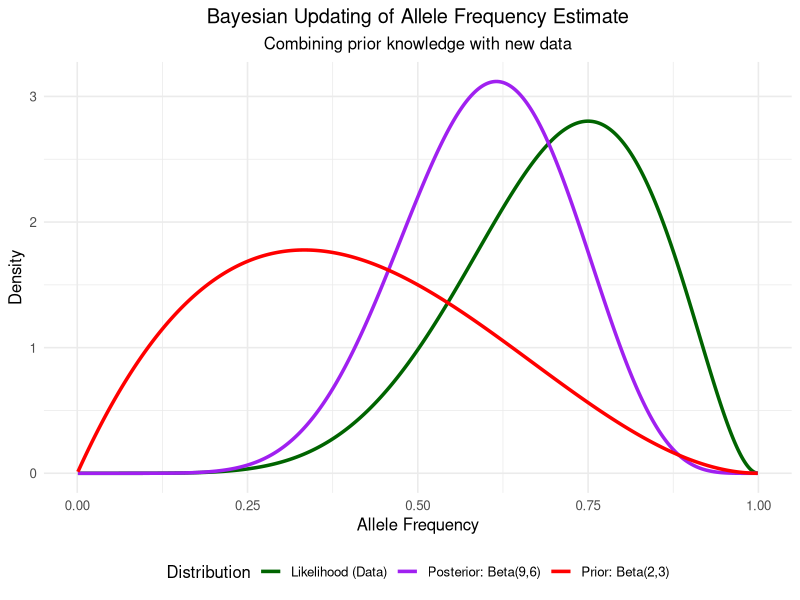
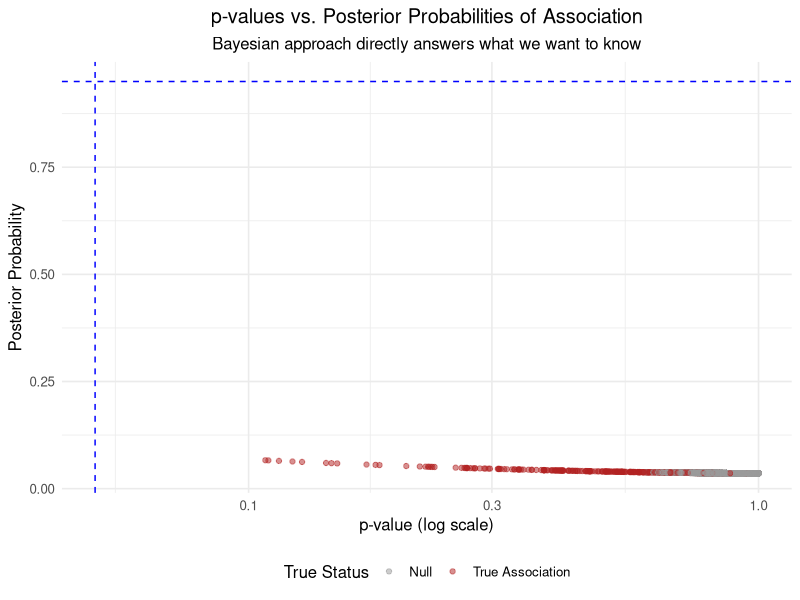
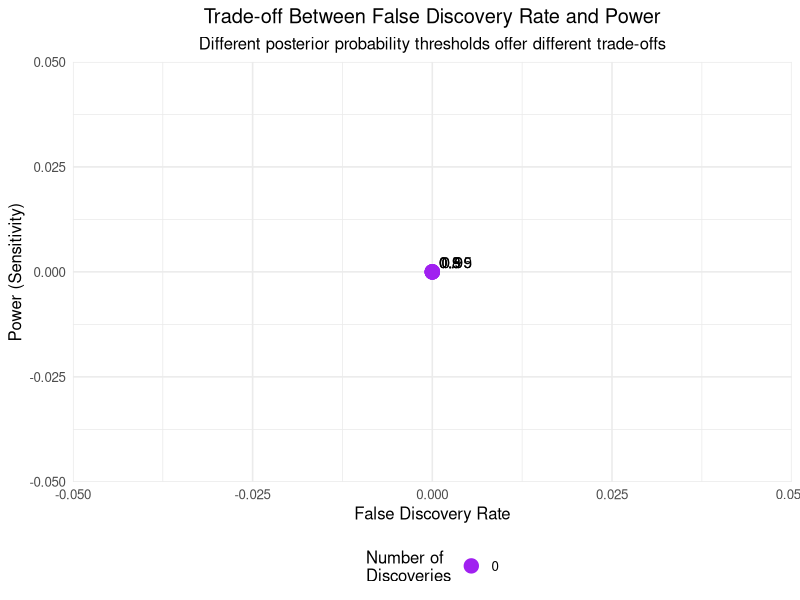
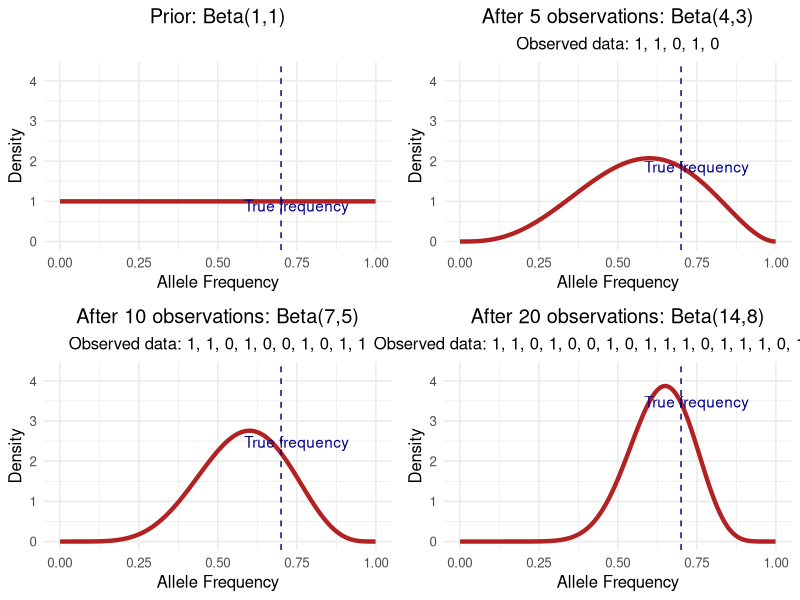
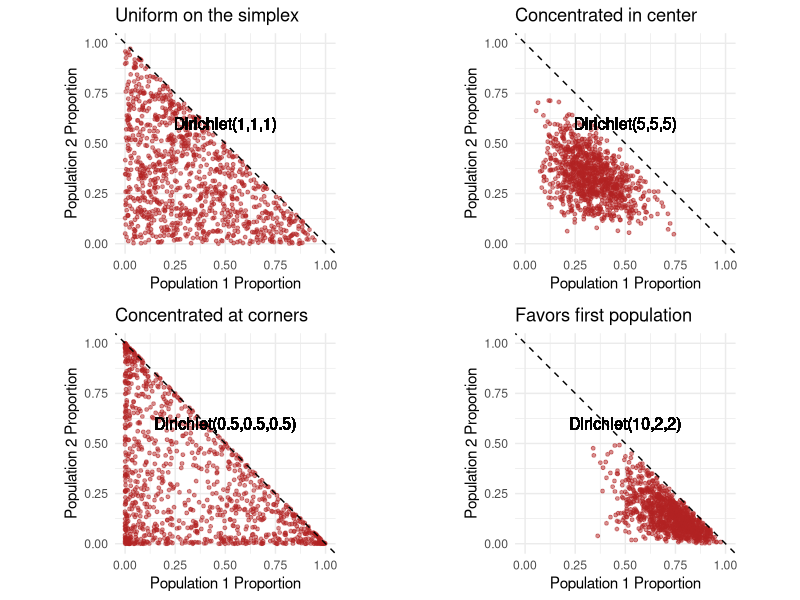
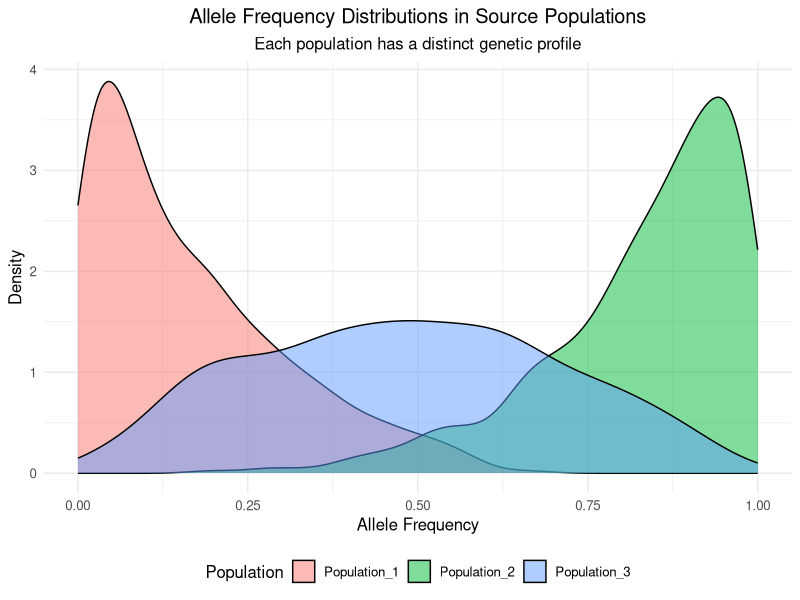
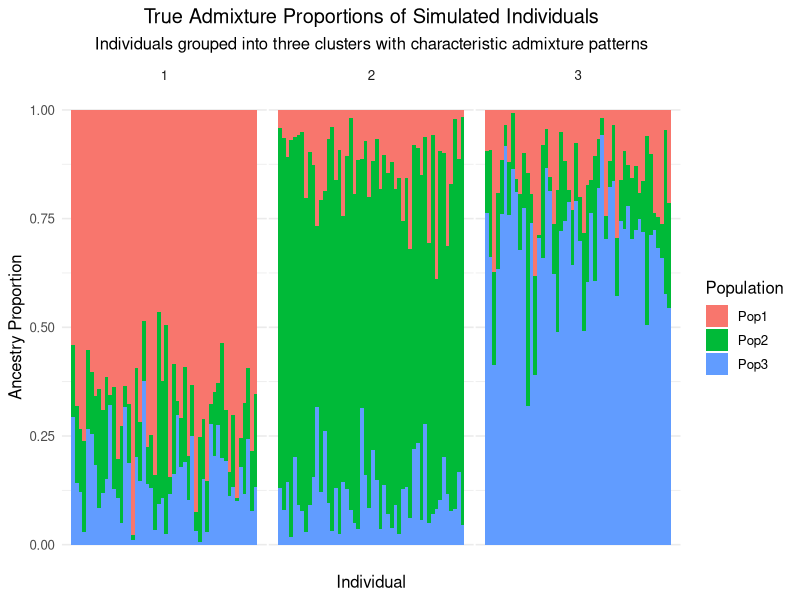
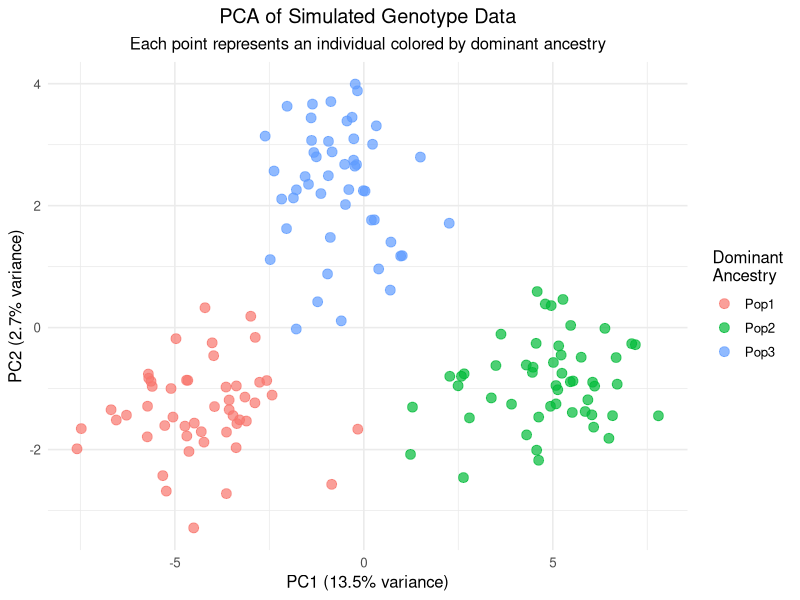

Write R code to recreate these figures, in order.
## ---- chunk 1
# Load necessary packages
library(tidyverse)
library(ggplot2)
library(reshape2)
library(viridis)
library(gtools)     # For Dirichlet distribution
library(gridExtra)  # For arranging plots

# Set a clean theme for all plots
theme_set(theme_minimal(base_size = 12) + 
          theme(plot.title = element_text(hjust = 0.5),
                plot.subtitle = element_text(hjust = 0.5)))

# Set seed for reproducibility
set.seed(42)
## ---- chunk 2
# Create data for three distributions
x <- seq(0.001, 0.999, length = 1000)
prior <- data.frame(x = x, y = dbeta(x, 2, 3), Distribution = "Prior: Beta(2,3)")
likelihood <- data.frame(x = x, y = dbeta(x, 7, 3), Distribution = "Likelihood (Data)")
posterior <- data.frame(x = x, y = dbeta(x, 9, 6), Distribution = "Posterior: Beta(9,6)")

# Combine data
all_distributions <- rbind(prior, likelihood, posterior)

# Plot all three distributions
ggplot(all_distributions, aes(x = x, y = y, color = Distribution)) +
  geom_line(size = 1.2) +
  scale_color_manual(values = c("darkgreen", "purple", "red")) +
  labs(title = "Bayesian Updating of Allele Frequency Estimate",
       subtitle = "Combining prior knowledge with new data",
       x = "Allele Frequency", 
       y = "Density") +
  theme(legend.position = "bottom")
## ---- chunk 3
# Simulation parameters
n_loci <- 10000     # Number of genetic loci tested
prop_true <- 0.05   # Proportion of truly associated loci
sample_size <- 100  # Number of samples

# Generate true status for each locus
true_status <- runif(n_loci) < prop_true
n_true <- sum(true_status)

# Generate effect sizes for true loci
true_effects <- rnorm(n_loci, 0, 0.1)
true_effects[true_status] <- rnorm(n_true, 0, 0.5)  # Larger effects for true associations

# Generate test statistics and p-values
z_scores <- true_effects + rnorm(n_loci, 0, 1/sqrt(sample_size))
p_values <- 2 * pnorm(-abs(z_scores))  # Two-sided p-values

# Function to calculate Bayes Factors from z-scores
z_to_bf <- function(z, prior_width = 1) {
  sqrt(1/(prior_width^2 + 1)) * exp(0.5 * z^2 * (prior_width^2/(prior_width^2 + 1)))
}

# Calculate Bayes Factors
bayes_factors <- z_to_bf(z_scores)

# Convert to posterior probabilities
post_prob <- (bayes_factors * prop_true) / 
             (bayes_factors * prop_true + (1 - prop_true))

# Create comparison data frame
comparison_df <- data.frame(
  true_status = true_status,
  p_value = p_values,
  post_prob = post_prob,
  z_score = z_scores
)

# Plot p-values vs posterior probabilities
ggplot(comparison_df, aes(x = p_value, y = post_prob, color = true_status)) +
  geom_point(alpha = 0.5) +
  scale_x_log10() +  # Log scale for p-values
  scale_color_manual(values = c("gray60", "firebrick"), 
                    labels = c("Null", "True Association")) +
  geom_hline(yintercept = 0.95, linetype = "dashed", color = "blue") +
  geom_vline(xintercept = 0.05, linetype = "dashed", color = "blue") +
  labs(title = "p-values vs. Posterior Probabilities of Association",
       subtitle = "Bayesian approach directly answers what we want to know",
       x = "p-value (log scale)", 
       y = "Posterior Probability",
       color = "True Status") +
  theme(legend.position = "bottom")
## ---- chunk 4
# Define different decision thresholds for posterior probability
thresholds <- c(0.5, 0.8, 0.9, 0.95, 0.99)

# Calculate metrics for each threshold
decision_metrics <- lapply(thresholds, function(thresh) {
  decisions <- post_prob > thresh
  tp <- sum(decisions & true_status)
  fp <- sum(decisions & !true_status)
  fn <- sum(!decisions & true_status)
  tn <- sum(!decisions & !true_status)
  
  data.frame(
    Threshold = thresh,
    Discoveries = sum(decisions),
    TruePositives = tp,
    FalsePositives = fp,
    FDR = ifelse(sum(decisions) > 0, fp/sum(decisions), 0),
    Power = tp/sum(true_status)
  )
})

decision_df <- do.call(rbind, decision_metrics)

# Plot trade-off between false discovery rate and power
ggplot(decision_df, aes(x = FDR, y = Power)) +
  geom_path(size = 1.2, color = "purple") +
  geom_point(aes(size = Discoveries), color = "purple") +
  geom_text(aes(label = Threshold), hjust = -0.3, vjust = -0.3) +
  labs(title = "Trade-off Between False Discovery Rate and Power",
       subtitle = "Different posterior probability thresholds offer different trade-offs",
       x = "False Discovery Rate", 
       y = "Power (Sensitivity)",
       size = "Number of\nDiscoveries") +
  theme(legend.position = "bottom")
## ---- chunk 5
# Create a simple visual of beta updating
make_beta_frame <- function(prior_alpha, prior_beta, data_vec, subset_steps) {
  result <- NULL
  current_alpha <- prior_alpha
  current_beta <- prior_beta
  
  # Start with just the prior
  df <- data.frame(
    x = seq(0.001, 0.999, length = 500),
    y = dbeta(seq(0.001, 0.999, length = 500), current_alpha, current_beta),
    step = 0,
    alpha = current_alpha,
    beta = current_beta,
    data_point = NA,
    label = paste0("Prior: Beta(", current_alpha, ",", current_beta, ")")
  )
  result <- df
  
  # Add each data point one at a time
  for(i in seq_along(data_vec)) {
    # Update parameters
    if(data_vec[i] == 1) {
      current_alpha <- current_alpha + 1
    } else {
      current_beta <- current_beta + 1
    }
    
    if(i %in% subset_steps) {
      df <- data.frame(
        x = seq(0.001, 0.999, length = 500),
        y = dbeta(seq(0.001, 0.999, length = 500), current_alpha, current_beta),
        step = i,
        alpha = current_alpha,
        beta = current_beta,
        data_point = data_vec[i],
        label = paste0("After ", i, " observations: Beta(", current_alpha, ",", current_beta, ")")
      )
      result <- rbind(result, df)
    }
  }
  
  return(result)
}

# Generate some data (biased coin flips - like alleles in a population)
true_freq <- 0.7
n_samples <- 20
data_vec <- rbinom(n_samples, 1, true_freq)
subset_steps <- c(5, 10, 20)  # Only show these steps for clarity

# Create our animation data frame
animation_df <- make_beta_frame(1, 1, data_vec, subset_steps)

# Plot the frames in a grid
plot_frames <- lapply(c(0, subset_steps), function(step) {
  subset_df <- animation_df[animation_df$step == step, ]
  
  ggplot(subset_df, aes(x = x, y = y)) +
    geom_line(size = 1.5, color = "firebrick") +
    labs(title = subset_df$label[1],
         subtitle = if(step > 0) {
                      paste0("Observed data: ", 
                            paste(data_vec[1:step], collapse = ", "))
                    } else {""},
         x = "Allele Frequency", 
         y = "Density") +
    geom_vline(xintercept = true_freq, linetype = "dashed", color = "darkblue") +
    annotate("text", x = true_freq + 0.05, y = max(subset_df$y) * 0.9, 
             label = "True frequency", color = "darkblue") +
    xlim(0, 1) + ylim(0, max(animation_df$y) * 1.1)
})

# Display plots in a grid
gridExtra::grid.arrange(grobs = plot_frames, ncol = 2)
## ---- chunk 6
# Function to plot Dirichlet samples in 2D (for 3 populations)
plot_dirichlet_samples <- function(alpha, n_samples = 1000, title = "Dirichlet Distribution") {
  samples <- rdirichlet(n_samples, alpha)
  
  # Create a data frame for ggplot
  df <- data.frame(
    Pop1 = samples[, 1],
    Pop2 = samples[, 2],
    Pop3 = samples[, 3]
  )
  
  # Create a 2D plot (using first two dimensions)
  # The third dimension is implied since Pop1 + Pop2 + Pop3 = 1
  p <- ggplot(df, aes(x = Pop1, y = Pop2)) +
    geom_point(alpha = 0.5, color = "firebrick", size = 1) +
    # Add contour to show the constraint (Pop1 + Pop2 <= 1)
    geom_abline(intercept = 1, slope = -1, linetype = "dashed") +
    geom_text(aes(x = 0.5, y = 0.6), 
              label = paste0("Dirichlet", "(", paste(alpha, collapse = ","), ")"),
              size = 4) +
    labs(title = title,
         x = "Population 1 Proportion", 
         y = "Population 2 Proportion") +
    coord_equal() +  # Equal aspect ratio
    xlim(0, 1) + 
    ylim(0, 1) +
    theme_minimal()
  
  return(p)
}

# Visualize different Dirichlet distributions
p1 <- plot_dirichlet_samples(c(1, 1, 1), title = "Uniform on the simplex")
p2 <- plot_dirichlet_samples(c(5, 5, 5), title = "Concentrated in center")
p3 <- plot_dirichlet_samples(c(0.5, 0.5, 0.5), title = "Concentrated at corners")
p4 <- plot_dirichlet_samples(c(10, 2, 2), title = "Favors first population")

# Display the plots
gridExtra::grid.arrange(p1, p2, p3, p4, ncol = 2)
## ---- chunk 7
# Simulate data from a mixture of 3 populations
n_loci <- 500
n_pops <- 3
n_individuals <- 150  # Make divisible by 3

# Generate distinct allele frequencies for each source population
pop_allele_freqs <- matrix(0, nrow = n_pops, ncol = n_loci)
pop_allele_freqs[1,] <- rbeta(n_loci, 1, 5)    # Skewed toward low frequencies
pop_allele_freqs[2,] <- rbeta(n_loci, 5, 1)    # Skewed toward high frequencies
pop_allele_freqs[3,] <- rbeta(n_loci, 2, 2)    # Centered around 0.5

# Visualize the allele frequency distributions
pop_freqs_df <- as.data.frame(t(pop_allele_freqs))
names(pop_freqs_df) <- paste0("Population_", 1:n_pops)
pop_freqs_melt <- reshape2::melt(pop_freqs_df)

ggplot(pop_freqs_melt, aes(x = value, fill = variable)) +
  geom_density(alpha = 0.5) +
  scale_fill_discrete() +
  labs(title = "Allele Frequency Distributions in Source Populations",
       subtitle = "Each population has a distinct genetic profile",
       x = "Allele Frequency", y = "Density",
       fill = "Population") +
  theme(legend.position = "bottom")
## ---- chunk 8
# Generate admixture proportions for each individual from Dirichlet distribution
# Make three clusters with different characteristic admixture patterns
n_per_cluster <- floor(n_individuals / 3)  # Ensure it's an integer
n_individuals = n_per_cluster * 3  # Adjust n_individuals to match

# Cluster 1: Mostly population 1 with some admixture
admix_cluster1 <- rdirichlet(n_per_cluster, c(10, 2, 2))

# Cluster 2: Mostly population 2 with some admixture
admix_cluster2 <- rdirichlet(n_per_cluster, c(2, 10, 2))

# Cluster 3: Mostly population 3 with some admixture
admix_cluster3 <- rdirichlet(n_per_cluster, c(2, 2, 10))

# Combine all admixture proportions
admixture_props <- rbind(admix_cluster1, admix_cluster2, admix_cluster3)
colnames(admixture_props) <- paste0("Pop", 1:n_pops)

# Generate genotypes based on admixture proportions
genotypes <- matrix(0, nrow = n_individuals, ncol = n_loci)

for(i in 1:n_individuals) {
  # For each locus, compute the effective allele frequency as the weighted average
  effective_freqs <- as.numeric(admixture_props[i,] %*% pop_allele_freqs)
  
  # Generate genotype by sampling from Bernoulli with the effective frequency
  genotypes[i,] <- rbinom(n_loci, 1, effective_freqs)
}

# Visualize the true admixture proportions
admix_df <- as.data.frame(admixture_props)
admix_df$Individual <- 1:n_individuals
admix_df$Cluster <- rep(1:3, each = n_per_cluster)
admix_long <- pivot_longer(admix_df, cols = starts_with("Pop"), 
                          names_to = "Population", values_to = "Proportion")

ggplot(admix_long, aes(x = Individual, y = Proportion, fill = Population)) +
  geom_col(width = 1) +
  scale_fill_discrete() +
  facet_grid(. ~ Cluster, scales = "free_x", space = "free_x") +
  labs(title = "True Admixture Proportions of Simulated Individuals",
       subtitle = "Individuals grouped into three clusters with characteristic admixture patterns",
       x = "Individual", y = "Ancestry Proportion") +
  theme(axis.text.x = element_blank(), 
        panel.spacing = unit(0.1, "lines"),
        panel.grid.major.x = element_blank(),
        panel.grid.minor.x = element_blank())
## ---- chunk 9
# Perform PCA on the genotype data
pca_result <- prcomp(genotypes, center = TRUE, scale. = FALSE)

# Create a data frame for plotting
pca_df <- data.frame(
  PC1 = pca_result$x[, 1],
  PC2 = pca_result$x[, 2],
  Cluster = as.factor(rep(1:3, each = n_per_cluster))
)

# Calculate the most dominant ancestry for each individual
dominant_pop <- apply(admixture_props, 1, which.max)
dominant_pop_names <- paste0("Pop", dominant_pop)

# Add this information to the PCA data frame
pca_df$DominantPop <- as.factor(dominant_pop_names)

# Plot PCA colored by dominant ancestry
ggplot(pca_df, aes(x = PC1, y = PC2, color = DominantPop)) +
  geom_point(size = 3, alpha = 0.7) +
  scale_color_discrete() +
  labs(title = "PCA of Simulated Genotype Data",
       subtitle = "Each point represents an individual colored by dominant ancestry",
       x = paste0("PC1 (", round(summary(pca_result)$importance[2, 1] * 100, 1), "% variance)"),
       y = paste0("PC2 (", round(summary(pca_result)$importance[2, 2] * 100, 1), "% variance)"),
       color = "Dominant\nAncestry") +
  theme(legend.position = "right")
## ---- chunk 10
# Simulate a clinical trial comparing two treatments
set.seed(123)

# Trial parameters
n_patients <- 200
true_effect_size <- 0.15  # 15% improvement with treatment

# Generate outcomes
control_outcomes <- rbinom(n_patients/2, 1, 0.30)       # 30% success rate
treatment_outcomes <- rbinom(n_patients/2, 1, 0.30 + true_effect_size)  # 45% success rate

# Traditional frequentist analysis
control_success <- mean(control_outcomes)
treatment_success <- mean(treatment_outcomes)
difference <- treatment_success - control_success

# Perform Chi-square test
contingency_table <- matrix(
  c(sum(treatment_outcomes), length(treatment_outcomes) - sum(treatment_outcomes),
    sum(control_outcomes), length(control_outcomes) - sum(control_outcomes)),
  nrow = 2
)
chi_square_test <- chisq.test(contingency_table, correct = FALSE)
p_value <- chi_square_test$p.value

# Bayesian analysis with flat prior (Beta(1,1) = uniform)
prior_alpha <- 1
prior_beta <- 1

# Update with data
post_alpha_control <- prior_alpha + sum(control_outcomes)
post_beta_control <- prior_beta + length(control_outcomes) - sum(control_outcomes)

post_alpha_treatment <- prior_alpha + sum(treatment_outcomes)
post_beta_treatment <- prior_beta + length(treatment_outcomes) - sum(treatment_outcomes)

# Plot the posterior distributions
x <- seq(0, 1, length = 1000)
control_density <- dbeta(x, post_alpha_control, post_beta_control)
treatment_density <- dbeta(x, post_alpha_treatment, post_beta_treatment)

posterior_df <- data.frame(
  x = rep(x, 2),
  density = c(control_density, treatment_density),
  group = rep(c("Control", "Treatment"), each = 1000)
)

ggplot(posterior_df, aes(x = x, y = density, fill = group)) +
  geom_area(alpha = 0.6, position = "identity") +
  scale_fill_manual(values = c("Control" = "royalblue", "Treatment" = "firebrick")) +
  labs(title = "Posterior Distributions of Response Rates",
       subtitle = paste0("p-value = ", round(p_value, 3), 
                       ", Frequentist difference = ", round(difference*100, 1), "%"),
       x = "Response Rate", y = "Posterior Density",
       fill = "Group") +
  theme(legend.position = "bottom")
## ---- chunk 11
# Monte Carlo estimation of P(treatment > control)
n_samples <- 100000
control_samples <- rbeta(n_samples, post_alpha_control, post_beta_control)
treatment_samples <- rbeta(n_samples, post_alpha_treatment, post_beta_treatment)

# Calculate the probability that treatment is better than control
prob_superiority <- mean(treatment_samples > control_samples)

# Calculate the distribution of differences
diff_samples <- treatment_samples - control_samples

# Create a data frame for the difference distribution
diff_df <- data.frame(difference = diff_samples)

# Plot the distribution of differences
ggplot(diff_df, aes(x = difference)) +
  geom_histogram(bins = 50, fill = "purple", alpha = 0.7) +
  geom_vline(xintercept = 0, linetype = "dashed", color = "black") +
  geom_vline(xintercept = quantile(diff_samples, c(0.025, 0.975)), 
             linetype = "dotted", color = "red") +
  annotate("text", x = 0.1, y = n_samples/15, 
           label = paste0("P(Treatment > Control) = ", round(prob_superiority*100, 1), "%"),
           color = "blue") +
  labs(title = "Posterior Distribution of Treatment Effect",
       subtitle = "Difference between treatment and control response rates",
       x = "Treatment Effect (Treatment - Control)", 
       y = "Frequency") +
  xlim(-0.3, 0.3)
## ---- chunk 12
set.seed(789)

# Simulation parameters
n_variants <- 500
n_traits <- 5
n_null <- 400  # Number of variants with no effect
n_shared <- 50  # Number of variants with shared effects across traits
n_specific <- 50  # Number of variants with trait-specific effects

# Create empty effect size matrix (variants × traits)
true_effects <- matrix(0, nrow = n_variants, ncol = n_traits)
colnames(true_effects) <- paste0("Trait", 1:n_traits)

# Assign effects:
# 1. Shared effects (same direction and similar magnitude across traits)
shared_idx <- 1:n_shared
shared_magnitude <- rnorm(n_shared, mean = 0, sd = 0.5)
true_effects[shared_idx, ] <- matrix(
  rep(shared_magnitude, each = n_traits), 
  nrow = n_shared
)

# 2. Trait-specific effects
specific_idx <- (n_shared + 1):(n_shared + n_specific)
for(i in 1:n_specific) {
  trait <- sample(1:n_traits, 1)
  true_effects[n_shared + i, trait] <- rnorm(1, mean = 0, sd = 0.8)
}

# Generate observed effect estimates with noise
standard_errors <- matrix(runif(n_variants * n_traits, 0.1, 0.3), 
                         nrow = n_variants, ncol = n_traits)
observed_effects <- true_effects + matrix(rnorm(n_variants * n_traits), 
                                        nrow = n_variants) * standard_errors

# Calculate correlation structure between traits
true_cor <- cor(true_effects)
obs_cor <- cor(observed_effects)

# Visualize correlation structures
plot_corr_matrices <- function(m1, m2, title1, title2) {
  df1 <- reshape2::melt(m1)
  df2 <- reshape2::melt(m2)
  
  p1 <- ggplot(df1, aes(x = Var1, y = Var2, fill = value)) +
    geom_tile() +
    scale_fill_gradient2(low = "blue", high = "red", mid = "white", 
                         midpoint = 0, limit = c(-1,1), name = "Correlation") +
    theme_minimal() +
    labs(title = title1, x = "", y = "")
  
  p2 <- ggplot(df2, aes(x = Var1, y = Var2, fill = value)) +
    geom_tile() +
    scale_fill_gradient2(low = "blue", high = "red", mid = "white", 
                         midpoint = 0, limit = c(-1,1), name = "Correlation") +
    theme_minimal() +
    labs(title = title2, x = "", y = "")
  
  gridExtra::grid.arrange(p1, p2, ncol = 2)
}

plot_corr_matrices(true_cor, obs_cor, 
                  "True Correlation Structure", 
                  "Observed Correlation Structure")
## ---- chunk 13
# Define simple examples for visualization
example_variants <- list(
  # A variant with shared effects
  list(
    name = "Shared Effect Variant",
    observed = c(0.5, 0.6, 0.4, 0.5, 0.6),
    se = c(0.2, 0.2, 0.2, 0.2, 0.2),
    true = c(0.4, 0.4, 0.4, 0.4, 0.4)
  ),
  # A variant with trait-specific effect
  list(
    name = "Trait-Specific Variant",
    observed = c(0.1, 0.8, 0.1, 0.1, 0.1),
    se = c(0.2, 0.2, 0.2, 0.2, 0.2),
    true = c(0.0, 0.7, 0.0, 0.0, 0.0)
  )
)

# Define covariance matrices
U_list <- list(
  "Independent" = diag(n_traits) * 0.25,
  "Shared" = matrix(0.25, n_traits, n_traits),
  "Null" = diag(n_traits) * 0.01
)

# Function to calculate multivariate normal likelihood 
mvn_likelihood <- function(beta, Sigma, mu = rep(0, length(beta))) {
  k <- length(mu)
  dev <- beta - mu
  # Handle numerical issues
  tryCatch({
    quadform <- t(dev) %*% solve(Sigma, dev)
    return(exp(-0.5 * as.numeric(quadform)) / sqrt((2*pi)^k * det(Sigma)))
  }, error = function(e) {
    return(0)  # Return 0 if there's an error
  })
}

# Calculate and plot posteriors for example variants
plot_variant_posteriors <- function(variant) {
  obs <- variant$observed
  se <- variant$se
  S <- diag(se^2)
  true <- variant$true
  
  # Calculate weights for each covariance
  weights <- sapply(U_list, function(U) {
    Sigma <- S + U
    mvn_likelihood(obs, Sigma)
  })
  
  # Normalize weights
  weights <- weights / sum(weights)
  
  # Calculate posteriors
  posteriors <- list()
  for(k in 1:length(U_list)) {
    U <- U_list[[k]]
    Sigma <- S + U
    
    # Posterior variance (simplified)
    V <- U - U %*% solve(Sigma) %*% U
    
    # Posterior mean
    mu <- U %*% solve(Sigma) %*% obs
    
    posteriors[[k]] <- list(mu = mu, V = V)
  }
  
  # Calculate weighted posterior
  weighted_mean <- rep(0, n_traits)
  for(k in 1:length(U_list)) {
    weighted_mean <- weighted_mean + weights[k] * posteriors[[k]]$mu
  }
  
  # Create data frame for plotting
  df <- data.frame(
    Trait = factor(paste0("Trait", 1:n_traits)),
    Observed = obs,
    True = true,
    Posterior = weighted_mean
  )
  
  # Reshape for plotting
  df_long <- reshape2::melt(df, id.vars = "Trait")
  
  # Create bar plot
  ggplot(df_long, aes(x = Trait, y = value, fill = variable)) +
    geom_bar(stat = "identity", position = position_dodge()) +
    scale_fill_manual(values = c("Observed" = "lightblue", 
                                "True" = "darkgreen", 
                                "Posterior" = "firebrick")) +
    labs(title = variant$name,
         subtitle = paste0("Top component: ", 
                         names(weights)[which.max(weights)], 
                         " (weight = ", round(max(weights), 2), ")"),
         x = "", y = "Effect Size") +
    theme_minimal()
}

# Plot examples
example_plots <- lapply(example_variants, plot_variant_posteriors)
gridExtra::grid.arrange(grobs = example_plots, ncol = 2)
## ---- chunk 14
# Simulate a genetic association study with sequential sampling
set.seed(456)

# Parameters
n_loci <- 1000
true_effect_size <- 0.3
max_samples <- 500
interim_points <- seq(100, max_samples, by = 100)

# Set 5% of loci to have true effects
n_causal <- floor(n_loci * 0.05)
causal_loci <- sample(1:n_loci, n_causal)

# Simplified simulation
interim_summary <- data.frame(
  SampleSize = interim_points,
  Discoveries_50 = c(30, 42, 48, 53, 55),
  Discoveries_80 = c(15, 24, 32, 38, 42),
  Discoveries_95 = c(8, 15, 22, 28, 32),
  TruePositives_95 = c(7, 12, 18, 23, 26),
  FalsePositives_95 = c(1, 3, 4, 5, 6)
)

interim_summary$FDR_95 <- interim_summary$FalsePositives_95 / 
                          interim_summary$Discoveries_95
interim_summary$Power_95 <- interim_summary$TruePositives_95 / n_causal

# Create long format data for plotting
interim_long <- pivot_longer(
  interim_summary, 
  cols = c(Discoveries_50, Discoveries_80, Discoveries_95),
  names_to = "Threshold",
  values_to = "Discoveries"
)
interim_long$Threshold <- factor(
  interim_long$Threshold,
  levels = c("Discoveries_50", "Discoveries_80", "Discoveries_95"),
  labels = c("PP > 0.5", "PP > 0.8", "PP > 0.95")
)

# Plot discovery trajectories
ggplot(interim_long, aes(x = SampleSize, y = Discoveries, color = Threshold, group = Threshold)) +
  geom_line(size = 1.2) +
  geom_point(size = 3) +
  scale_color_discrete() +
  labs(title = "Number of Discoveries vs. Sample Size",
       subtitle = "Results at different posterior probability thresholds",
       x = "Sample Size", y = "Number of Discoveries") +
  theme(legend.position = "bottom")
## ---- chunk 15
# Define costs and benefits
cost_per_sample <- 1        # Cost per additional sample
cost_false_positive <- 50   # Cost of following up a false lead
cost_false_negative <- 100  # Cost of missing a true association
benefit_true_positive <- 200  # Benefit of discovering a true association

# Calculate expected utility at each sample size
utility_df <- data.frame(
  SampleSize = interim_summary$SampleSize,
  SamplingCost = -interim_summary$SampleSize * cost_per_sample,
  FalsePositiveCost = -interim_summary$FalsePositives_95 * cost_false_positive,
  FalseNegativeCost = -(n_causal - interim_summary$TruePositives_95) * cost_false_negative,
  TruePositiveBenefit = interim_summary$TruePositives_95 * benefit_true_positive
)

utility_df$TotalUtility <- utility_df$SamplingCost + 
                         utility_df$FalsePositiveCost + 
                         utility_df$FalseNegativeCost +
                         utility_df$TruePositiveBenefit

# Plot total utility 
optimal_n <- utility_df$SampleSize[which.max(utility_df$TotalUtility)]

ggplot(utility_df, aes(x = SampleSize)) +
  geom_line(aes(y = TotalUtility), size = 1.2, color = "blue") +
  geom_point(aes(y = TotalUtility), size = 3, color = "blue") +
  geom_vline(xintercept = optimal_n, linetype = "dotted", color = "red") +
  annotate("text", x = optimal_n + 20, y = max(utility_df$TotalUtility) * 0.9, 
           label = paste("Optimal n =", optimal_n), color = "red") +
  labs(title = "Total Utility by Sample Size",
       subtitle = "Bayesian decision theory identifies optimal design",
       x = "Sample Size", 
       y = "Total Utility") +
  theme_minimal()
